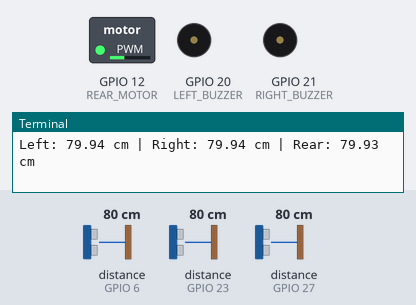
Recording of a program running on a simulated Raspberry Pi (BCM pin numbers). Parts: switched loads named in the program (green lamp = pin HIGH), buzzer (waves = sounding, pin HIGH), the last lines printed to the terminal. The inputs (shaded band) are chosen by the test bench; at power-on: distance to the obstacle (sensors on GPIO 23, GPIO 6, GPIO 27) 80 cm. The echo pulse lasts 58.3 µs per cm; the clock reads 2024-03-15 10:24:30 at power-on unless the program sets it; pins used as bus, display or sensor lines are not drawn.

Above: at 3.2 s.
3.3 s: distance to the obstacle (sensor on GPIO 23) set to 35 cm
At 4.04 s:
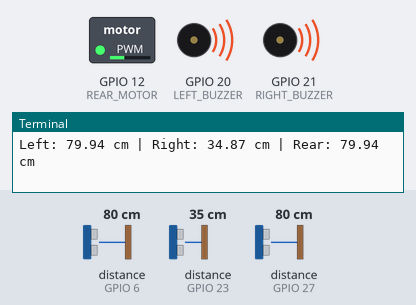
6.3 s: distance to the obstacle (sensor on GPIO 6) set to 2 cm
At 6.49 s:
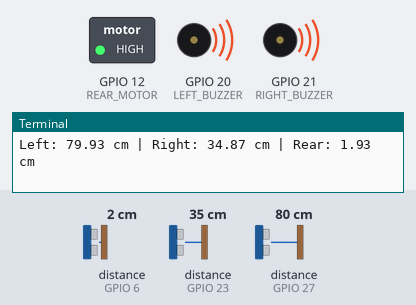
9.3 s: distance to the obstacle (sensor on GPIO 23) set to 2 cm
At 9.83 s:
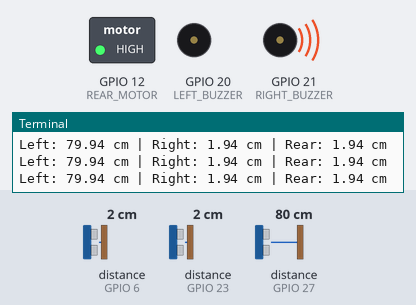
Timing chart, 0 to 18.3 s (numbered marks = the images above; inputs shaded):
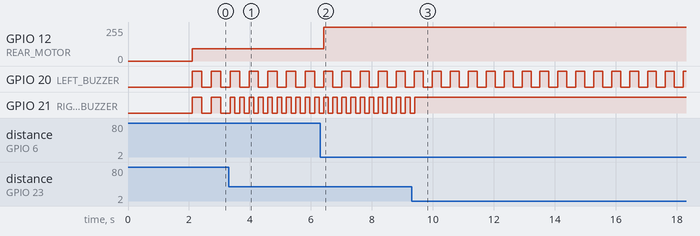

Measured:
- after the input at 3.3 s, GPIO 21 (RIGHT_BUZZER): alternates HIGH for 0.15 s and LOW for 0.15 s, starting after 0.21 s
- after the input at 6.3 s, GPIO 12 (REAR_MOTOR): 91/255 → 255/255 after 0.12 s
- after the input at 9.3 s, GPIO 21 (RIGHT_BUZZER): goes on until 9.4 s, then stays HIGH
- by itself, GPIO 20 (LEFT_BUZZER): alternates HIGH for 0.29 s and LOW for 0.29 s
- by itself, GPIO 21 (RIGHT_BUZZER): alternates HIGH for 0.31 s and LOW for 0.31 s

The program:

lefttest.py
```python
"""
Pi GPIO Sensor Test — Ultrasonic + Buzzer + Rear Motor
========================================================
Runs on Raspberry Pi 4B. Tests up to 3 HC-SR04 ultrasonic sensors with
non-blocking buzzer control and PWM vibration motor for rear detection.

This is a standalone test script for Mohamed's Pi-side safety loop.
The production safety loop runs on RP2040 boards instead (safety_loop_rp2040.py).

Hardware:
  Left sensor:   TRIG=GPIO17, ECHO=GPIO27
  Right sensor:  TRIG=GPIO22, ECHO=GPIO23  (known issue: GPIO22/23 unreliable)
  Rear sensor:   TRIG=GPIO5,  ECHO=GPIO6   (known issue: erratic readings)
  Left buzzer:   GPIO20
  Right buzzer:  GPIO21
  Rear motor:    GPIO12 (PWM, proportional vibration intensity)

Run:  sudo python3 lefttest.py
Note: Requires root or gpio group for RPi.GPIO access on Bookworm.
"""
import RPi.GPIO as GPIO
import time

GPIO.setmode(GPIO.BCM)
GPIO.setwarnings(False)

# -------------------------
# Sensor pins
# -------------------------
LEFT_TRIG = 17
LEFT_ECHO = 27

RIGHT_TRIG = 22
RIGHT_ECHO = 23

REAR_TRIG = 5
REAR_ECHO = 6

# -------------------------
# Buzzer / motor pins
# -------------------------
LEFT_BUZZER = 20
RIGHT_BUZZER = 21
REAR_MOTOR = 12  # PWM-capable pin for vibration motor

# -------------------------
# Distance thresholds (cm)
# -------------------------
WARNING_DISTANCE = 100   # starts beeping
TOO_CLOSE_DISTANCE = 30  # stays on solid

# -------------------------
# Setup
# -------------------------
GPIO.setup(LEFT_TRIG, GPIO.OUT)
GPIO.setup(LEFT_ECHO, GPIO.IN)

GPIO.setup(RIGHT_TRIG, GPIO.OUT)
GPIO.setup(RIGHT_ECHO, GPIO.IN)

GPIO.setup(REAR_TRIG, GPIO.OUT)
GPIO.setup(REAR_ECHO, GPIO.IN)

GPIO.setup(LEFT_BUZZER, GPIO.OUT)
GPIO.setup(RIGHT_BUZZER, GPIO.OUT)
GPIO.setup(REAR_MOTOR, GPIO.OUT)

GPIO.output(LEFT_TRIG, False)
GPIO.output(RIGHT_TRIG, False)
GPIO.output(REAR_TRIG, False)

GPIO.output(LEFT_BUZZER, False)
GPIO.output(RIGHT_BUZZER, False)
GPIO.output(REAR_MOTOR, False)

# PWM for rear vibration motor (proportional intensity)
rear_pwm = GPIO.PWM(REAR_MOTOR, 1000)
rear_pwm.start(0)

time.sleep(2)

# -------------------------
# Distance function
# -------------------------
def get_distance(trig, echo):
    GPIO.output(trig, True)
    time.sleep(0.00001)
    GPIO.output(trig, False)

    pulse_start = time.time()
    pulse_end = time.time()

    timeout = time.time() + 0.02
    while GPIO.input(echo) == 0:
        pulse_start = time.time()
        if time.time() > timeout:
            return None

    timeout = time.time() + 0.02
    while GPIO.input(echo) == 1:
        pulse_end = time.time()
        if time.time() > timeout:
            return None

    pulse_duration = pulse_end - pulse_start
    distance = pulse_duration * 17150
    return round(distance, 2)

# -------------------------
# Non-blocking buzzer control
# -------------------------
# Track when each buzzer last toggled so we can beep without sleeping
buzzer_state = {LEFT_BUZZER: False, RIGHT_BUZZER: False}
buzzer_toggle_time = {LEFT_BUZZER: 0.0, RIGHT_BUZZER: 0.0}


def control_buzzer(distance, buzzer_pin):
    now = time.time()

    if distance is None or distance >= WARNING_DISTANCE:
        GPIO.output(buzzer_pin, False)
        buzzer_state[buzzer_pin] = False
        return

    if distance < TOO_CLOSE_DISTANCE:
        # Very close = solid on
        GPIO.output(buzzer_pin, True)
        buzzer_state[buzzer_pin] = True
        return

    # Warning zone (30-100cm): beep rate proportional to distance
    # Closer = faster beep. Map 100cm -> 0.4s period, 30cm -> 0.1s period
    t = (distance - TOO_CLOSE_DISTANCE) / (WARNING_DISTANCE - TOO_CLOSE_DISTANCE)
    period = 0.1 + t * 0.3  # 0.1s at 30cm, 0.4s at 100cm
    half_period = period / 2

    if now - buzzer_toggle_time[buzzer_pin] >= half_period:
        buzzer_state[buzzer_pin] = not buzzer_state[buzzer_pin]
        GPIO.output(buzzer_pin, buzzer_state[buzzer_pin])
        buzzer_toggle_time[buzzer_pin] = now


def control_rear_motor(distance):
    """Vibration intensity proportional to proximity."""
    if distance is None or distance >= WARNING_DISTANCE:
        rear_pwm.ChangeDutyCycle(0)
        return

    if distance < TOO_CLOSE_DISTANCE:
        rear_pwm.ChangeDutyCycle(100)
        return

    # Map 100cm -> 10% duty, 30cm -> 100% duty
    t = 1.0 - (distance - TOO_CLOSE_DISTANCE) / (WARNING_DISTANCE - TOO_CLOSE_DISTANCE)
    duty = 10 + t * 90
    rear_pwm.ChangeDutyCycle(duty)


# -------------------------
# Main loop
# -------------------------
try:
    while True:
        left_distance = get_distance(LEFT_TRIG, LEFT_ECHO)
        time.sleep(0.03)  # let ultrasonic pulse dissipate before next trigger
        right_distance = get_distance(RIGHT_TRIG, RIGHT_ECHO)
        time.sleep(0.03)
        rear_distance = get_distance(REAR_TRIG, REAR_ECHO)
        time.sleep(0.03)

        control_buzzer(left_distance, LEFT_BUZZER)
        control_buzzer(right_distance, RIGHT_BUZZER)
        control_rear_motor(rear_distance)

        # Print distances
        left_str = f"{left_distance} cm" if left_distance is not None else "No reading"
        right_str = f"{right_distance} cm" if right_distance is not None else "No reading"
        rear_str = f"{rear_distance} cm" if rear_distance is not None else "No reading"
        print(f"Left: {left_str} | Right: {right_str} | Rear: {rear_str}")

        time.sleep(0.05)

except KeyboardInterrupt:
    print("\nProgram stopped.")

finally:
    rear_pwm.stop()
    GPIO.output(LEFT_BUZZER, False)
    GPIO.output(RIGHT_BUZZER, False)
    GPIO.cleanup()
```
